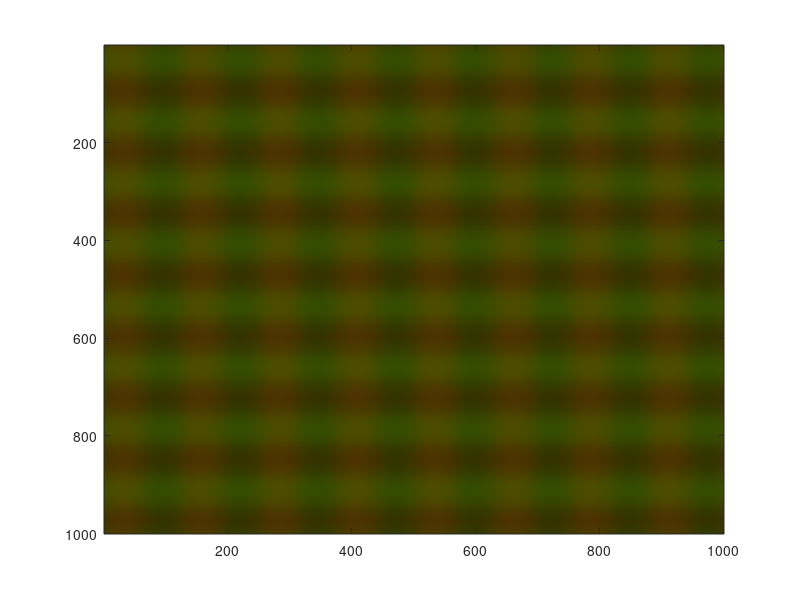

The MATLAB script that drew this image:
%rivalry.m generates two perpendicular sine wave gratings
% strength = [1,0.9] %for equal strong salience
% strength=[1,0.4] %or 0.6,1] for strong + bias
strength=[.3,.3] %for balanced at low intenstiy
% strength=[.4,.3] for bias near threshold

strength=[.5,.5] %for balanced at low intenstiy


N=1000
t=.05*[1:N];
tt=t+3.14;% or t+60
v=0.5*(1+.2*sin(t));
vv=0.5*(1+.2*sin(tt));
%v=log(v+1);
%vv=log(vv+1);
x=ones(1,N);
V=x'*v;
Vp=x'*vv;
VV=V';
W=cat(3,strength(1)*V,strength(2)*VV);
X=cat(3,W,zeros(N));
%WW=cat(3,V,Vp);
%XX=cat(3,WW,zeros(N));
figure(1)
image(X)
%figure(2)
%image(XX)

%figure(3)
%imagesc(V,[0 1]);colormap(gray);